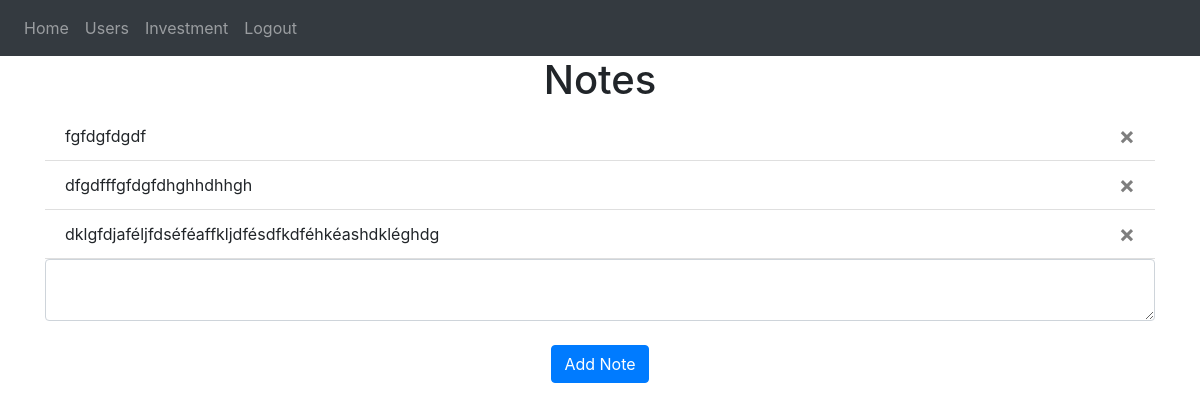
/ (signed in), run on an earlier commit of the app's database.
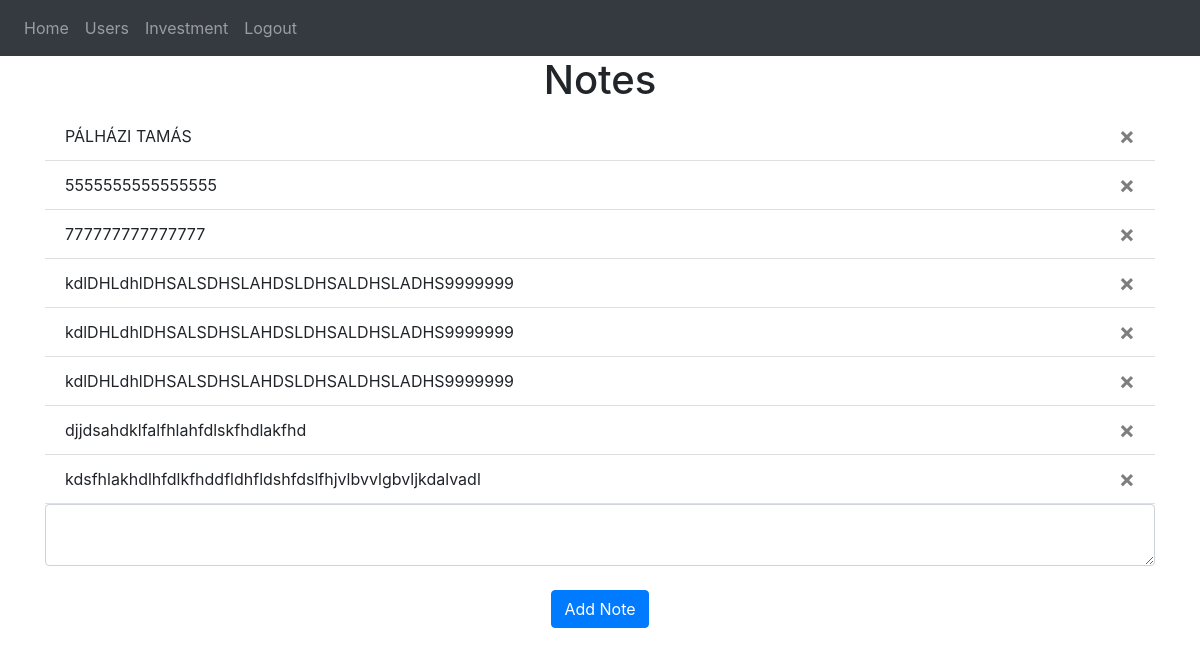
And on a later commit of the database.
### website/models.py (models this page shows)
class Note(db.Model):
    id = db.Column(db.Integer, primary_key=True)
    data = db.Column(db.String(10000))
    date = db.Column(db.DateTime(timezone=True), default=func.now())
    user_id = db.Column(db.Integer, db.ForeignKey('user.id'))

### website/views.py (the view, shortened to what this page needs)
@views.route('/', methods=['GET', 'POST'])
@login_required
def home():
    return render_template("home.html", user=current_user)

### website/__init__.py (called while the page is built)
def create_app():
    app = Flask(__name__)
    app.config['SECRET_KEY'] = 'hjshjhdjah kjshkjdhjs'
    app.config['SQLALCHEMY_DATABASE_URI'] = f'sqlite:///{DB_NAME}'
    db.init_app(app)
    from .views import views
    from .auth import auth
    app.register_blueprint(views, url_prefix='/')
    app.register_blueprint(auth, url_prefix='/')
    from .models import User, Note
    with app.app_context():
        db.create_all()
    login_manager = LoginManager()
    login_manager.login_view = 'auth.login'
    login_manager.init_app(app)
    @login_manager.user_loader
    def load_user(id):
        return User.query.get(int(id))
    return app

### website/templates/home.html
{% extends "base.html" %} {% block title %}Home{% endblock %} {% block content
%}
<h1 align="center">Notes</h1>
<ul class="list-group list-group-flush" id="notes">
  {% for note in user.notes %}
  <li class="list-group-item">
    {{ note.data }}
    <button type="button" class="close" onClick="deleteNote({{ note.id }})">
      <span aria-hidden="true">&times;</span>
    </button>
  </li>
  {% endfor %}
</ul>
<form method="POST">
  <textarea name="note" id="note" class="form-control"></textarea>
  <br />
  <div align="center">
    <button type="submit" class="btn btn-primary">Add Note</button>
  </div>
</form>
{% endblock %}

### website/templates/base.html (shortened to what this page needs)
<!DOCTYPE html>
<html>
  <head>
    <link
      rel="stylesheet"
      href="https://stackpath.bootstrapcdn.com/bootstrap/4.4.1/css/bootstrap.min.css"
    />
    <link
      rel="stylesheet"
      href="https://stackpath.bootstrapcdn.com/font-awesome/4.7.0/css/font-awesome.min.css"
    />
  </head>
  <body>
    <nav class="navbar navbar-expand-lg navbar-dark bg-dark">
      <div class="collapse navbar-collapse" id="navbar">
        <div class="navbar-nav">
          {% if user.is_authenticated %}
          <a class="nav-item nav-link" id="home" href="/">Home</a>
          <a class="nav-item nav-link" id="allUsers" href="{{ url_for('views.all_users') }}">Users</a>
          <a class="nav-item nav-link" id="createInvestment" href="{{ url_for('views.create_investment') }}">Investment</a>
          <a class="nav-item nav-link" id="logout" href="/logout">Logout</a>
          {% else %}
          <a class="nav-item nav-link" id="login" href="/login">Login</a>
          <a class="nav-item nav-link" id="signUp" href="/sign-up">Sign Up</a>
          {% endif %}
        </div>
      </div>
    </nav>
    <div class="container">{% block content %} {% endblock %}</div>
  </body>
</html>

What changed in the data, as far as the page shows it:
removed Note: data "fgfdgfdgdf"
removed Note: data "dfgdfffgfdgfdhghhdhhgh"
changed Note: data "dklgfdjaféljfdséféaffkljdfésdfkdféhkéashdkléghdg" → "PÁLHÁZI TAMÁS"
added Note: data "5555555555555555"
added Note: data "777777777777777"
added Note: data "kdlDHLdhlDHSALSDHSLAHDSLDHSALDHSLADHS9999999"
added Note: data "kdlDHLdhlDHSALSDHSLAHDSLDHSALDHSLADHS9999999"
added Note: data "kdlDHLdhlDHSALSDHSLAHDSLDHSALDHSLADHS9999999"
added Note: data "djjdsahdklfalfhlahfdlskfhdlakfhd"
added Note: data "kdsfhlakhdlhfdlkfhddfldhfldshfdslfhjvlbvvlgbvljkdalvadl"
